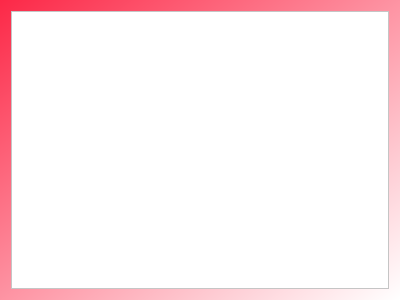
<?xml version="1.0" encoding="UTF-8"?>
<ui version="4.0">
 <class>Form</class>
 <widget class="QWidget" name="Form">
  <property name="geometry">
   <rect>
    <x>0</x>
    <y>0</y>
    <width>400</width>
    <height>300</height>
   </rect>
  </property>
  <property name="windowTitle">
   <string>Exercises</string>
  </property>
  <property name="styleSheet">
   <string notr="true">background: qlineargradient(spread:pad, x1:0, y1:0, x2:1, y2:1, stop:0 rgba(252, 40, 71, 255), stop:1 rgba(255, 255, 255, 255));
font: 8pt &quot;Verdana&quot;;
</string>
  </property>
  <layout class="QGridLayout" name="gridLayout">
   <item row="0" column="0">
    <widget class="QScrollArea" name="exercices">
     <property name="styleSheet">
      <string notr="true">background: white;</string>
     </property>
     <property name="widgetResizable">
      <bool>true</bool>
     </property>
     <widget class="QWidget" name="scrollAreaWidgetContents">
      <property name="geometry">
       <rect>
        <x>0</x>
        <y>0</y>
        <width>380</width>
        <height>280</height>
       </rect>
      </property>
     </widget>
    </widget>
   </item>
  </layout>
 </widget>
 <resources/>
 <connections/>
</ui>
